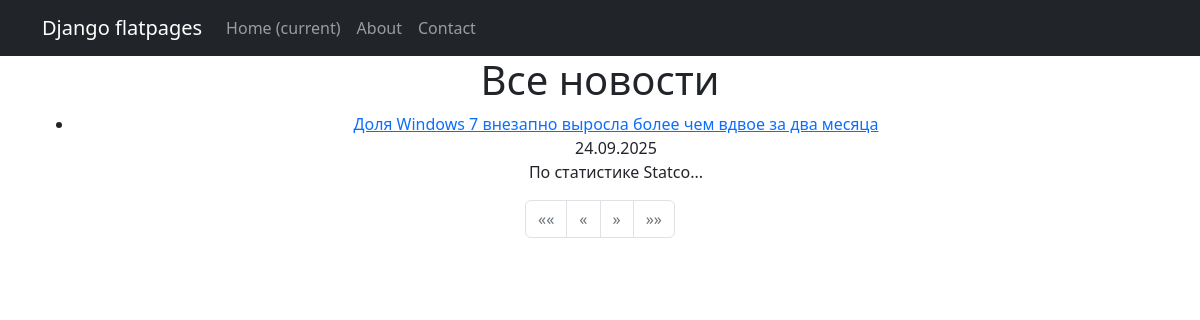
Before: /news/ with the older database file.
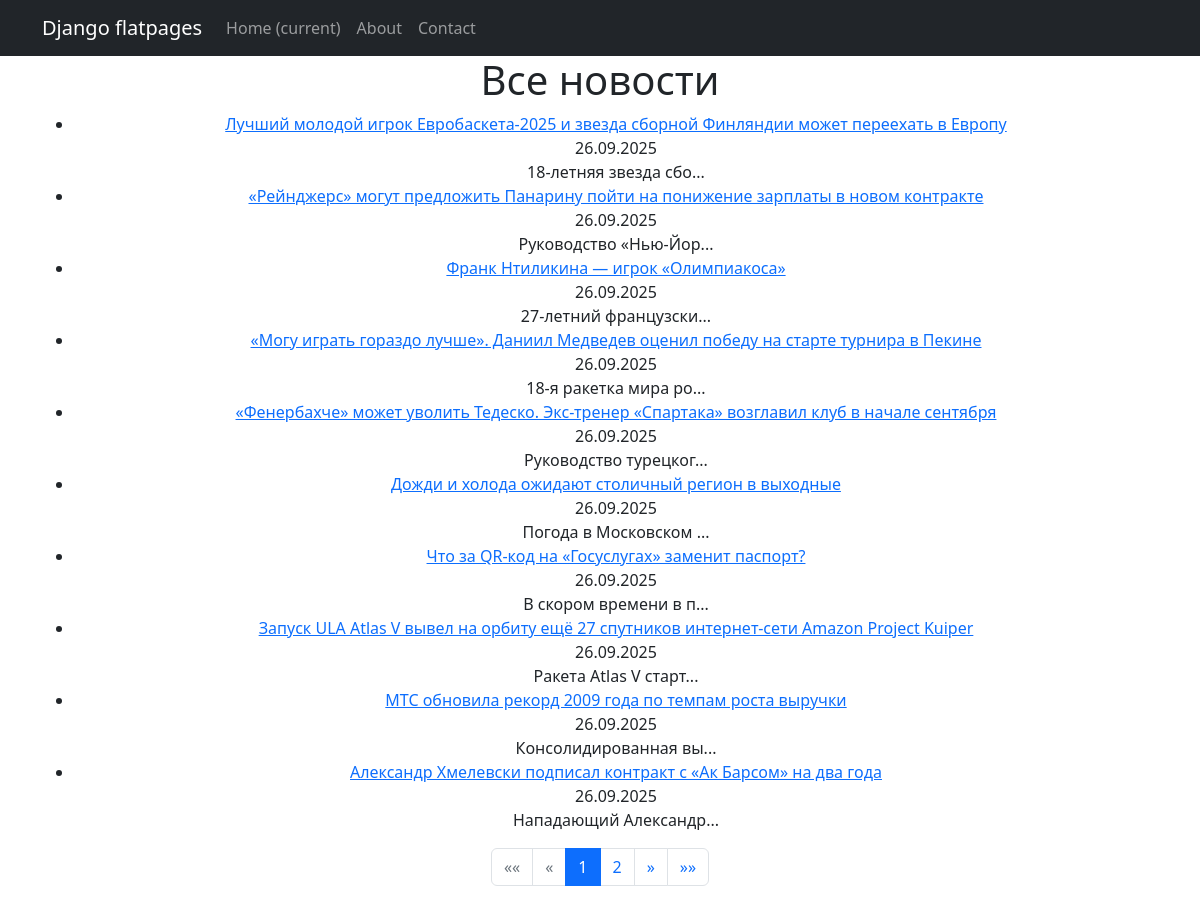
After: the same page with the newer database file.
### news/models.py (models this page shows, shortened)
class Post(models.Model):
    ARTICLE = 'ART'
    NEWS = 'NEW'
    POST_TYPE_CHOICES = [
        (ARTICLE, 'Статья'),
        (NEWS, 'Новость'),
    ]
    author = models.ForeignKey(Author, on_delete=models.CASCADE, related_name='posts')
    post_type = models.CharField(max_length=3, choices=POST_TYPE_CHOICES)
    created_at = models.DateTimeField(auto_now_add=True)
    categories = models.ManyToManyField(Category, through='PostCategory')
    title = models.CharField(max_length=128)
    content = models.TextField()
    rating = models.IntegerField(default=0)

### news/views.py (the view)
# urls.py: path('news/', NewsListView.as_view(), name='news_list'),
class NewsListView(ListView):
    model = Post
    template_name = 'flatpages/news_list.html'
    context_object_name = 'news'
    paginate_by = 10
    def get_queryset(self):
        return Post.objects.filter(post_type='NEW').order_by('-created_at')
    def get_context_data(self, **kwargs):
        context = super().get_context_data(**kwargs)
        paginator = context.get('paginator')
        page_obj = context.get('page_obj')
        is_paginated = context.get('is_paginated')
        if is_paginated:
            index = page_obj.number - 1
            max_index = len(paginator.page_range)
            start_index = max(index - 2, 0)
            end_index = min(index + 3, max_index)
            context['page_range'] = paginator.page_range[start_index:end_index]
        return context

### news/templatetags/censor.py (called while the page is built)
@register.filter
def censor(value):
    for word in BAD_WORDS:
        pattern = re.compile(re.escape(word), re.IGNORECASE)
        value = pattern.sub('*' * len(word), value)
    return value

### templates/flatpages/news_list.html
{% extends "flatpages/default.html" %}
{% load censor %}
{% block content %}
<h1>Все новости</h1>
<ul>
{% for item in news %}
    <li>
        <a href="{% url 'news_detail' item.pk %}">
            {{ item.title|censor }}
        </a><br>
        {{ item.created_at|date:"d.m.Y" }}<br>
        {{ item.content|slice:":20"|censor }}...
    </li>
{% endfor %}
</ul>
{% include 'flatpages/pagination.html'%}
{% endblock %}

### templates/flatpages/default.html (shortened to what this page needs)
<!DOCTYPE html>
<html lang="en">
    <head>
        {% load static %}
        <link href="{% static 'css/styles.css' %}" rel="stylesheet" />
    </head>
    <body>
        <nav class="navbar navbar-expand-lg navbar-dark bg-dark static-top">
   <div class="container">
       <a class="navbar-brand" href="#">Django flatpages</a>
       <div class="collapse navbar-collapse" id="navbarResponsive">
           <ul class="navbar-nav ml-auto">
               <li class="nav-item active">
                   <a class="nav-link" href="#">Home
                       <span class="sr-only">(current)</span>
                   </a>
               </li>
               <li class="nav-item">
                   <a class="nav-link" href="/about/">About</a>
               </li>
               <li class="nav-item">
                   <a class="nav-link" href="/contacts/">Contact</a>
               </li>
           </ul>
       </div>
   </div>
</nav>
        <div class="container">
            <div class="row">
                <div class="col-lg-12 text-center">
                {% block content %}{% endblock content %}
                </div>
            </div>
        </div>
    </body>
</html>

### templates/flatpages/pagination.html
<nav aria-label="Page navigation">
  <ul class="pagination justify-content-center flex-wrap mt-2 mb-4">
    {% if page_obj.has_previous %}
    <li class="page-item">
      <a class="page-link" href="?page=1" aria-label="First">
        <span aria-hidden="true">&laquo;&laquo;</span>
      </a>
    </li>
    <li class="page-item">
      <a class="page-link" href="?page={{ page_obj.previous_page_number }}" aria-label="Previous">
        <span aria-hidden="true">&laquo;</span>
      </a>
    </li>
    {% else %}
    <li class="page-item disabled"><span class="page-link">&laquo;&laquo;</span></li>
    <li class="page-item disabled"><span class="page-link">&laquo;</span></li>
    {% endif %}
    {% for num in page_range %}
      {% if num == page_obj.number %}
      <li class="page-item active" aria-current="page"><span class="page-link">{{ num }}</span></li>
      {% else %}
      <li class="page-item"><a class="page-link" href="?page={{ num }}">{{ num }}</a></li>
      {% endif %}
    {% endfor %}
    {% if page_obj.has_next %}
    <li class="page-item">
      <a class="page-link" href="?page={{ page_obj.next_page_number }}" aria-label="Next">
        <span aria-hidden="true">&raquo;</span>
      </a>
    </li>
    <li class="page-item">
      <a class="page-link" href="?page={{ paginator.num_pages }}" aria-label="Last">
        <span aria-hidden="true">&raquo;&raquo;</span>
      </a>
    </li>
    {% else %}
    <li class="page-item disabled"><span class="page-link">&raquo;</span></li>
    <li class="page-item disabled"><span class="page-link">&raquo;&raquo;</span></li>
    {% endif %}
  </ul>
</nav>

Changed rows visible on the page:
no longer on this page (row unchanged): Post: title|censor "Доля Windows 7 внезапно выросла более чем вдвое за два месяца", created_at "24.09.2025", content|censor "По статистике Statco"
added Post: title|censor "Лучший молодой игрок Евробаскета-2025 и звезда сборной Финляндии может переехать в Европу", created_at "26.09.2025", content|censor "18-летняя звезда сбо"
added Post: title|censor "«Рейнджерс» могут предложить Панарину пойти на понижение зарплаты в новом контракте", created_at "26.09.2025", content|censor "Руководство «Нью-Йор"
added Post: title|censor "Франк Нтиликина — игрок «Олимпиакоса»", created_at "26.09.2025", content|censor "27-летний французски"
added Post: title|censor "«Могу играть гораздо лучше». Даниил Медведев оценил победу на старте турнира в Пекине", created_at "26.09.2025", content|censor "18-я ракетка мира ро"
added Post: title|censor "«Фенербахче» может уволить Тедеско. Экс-тренер «Спартака» возглавил клуб в начале сентября", created_at "26.09.2025", content|censor "Руководство турецког"
added Post: title|censor "Дожди и холода ожидают столичный регион в выходные", created_at "26.09.2025", content|censor "Погода в Московском"
added Post: title|censor "Что за QR-код на «Госуслугах» заменит паспорт?", created_at "26.09.2025", content|censor "В скором времени в п"
added Post: title|censor "Запуск ULA Atlas V вывел на орбиту ещё 27 спутников интернет-сети Amazon Project Kuiper", created_at "26.09.2025", content|censor "Ракета Atlas V старт"
added Post: title|censor "МТС обновила рекорд 2009 года по темпам роста выручки", created_at "26.09.2025", content|censor "Консолидированная вы"
added Post: title|censor "Александр Хмелевски подписал контракт с «Ак Барсом» на два года", created_at "26.09.2025", content|censor "Нападающий Александр"
Other visible differences:
new list line: "1"
new list line: "2"
